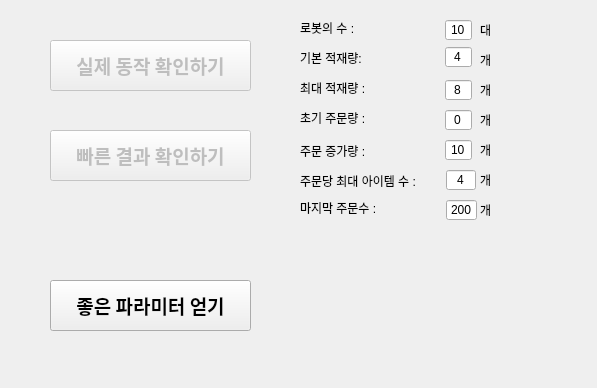
<?xml version="1.0" encoding="UTF-8"?>
<ui version="4.0">
 <class>Form</class>
 <widget class="QWidget" name="Form">
  <property name="geometry">
   <rect>
    <x>0</x>
    <y>0</y>
    <width>597</width>
    <height>388</height>
   </rect>
  </property>
  <property name="windowTitle">
   <string>파라미터 조정창</string>
  </property>
  <widget class="QPushButton" name="buttonRealView">
   <property name="enabled">
    <bool>false</bool>
   </property>
   <property name="geometry">
    <rect>
     <x>50</x>
     <y>40</y>
     <width>201</width>
     <height>51</height>
    </rect>
   </property>
   <property name="font">
    <font>
     <family>맑은 고딕</family>
     <pointsize>14</pointsize>
     <weight>75</weight>
     <bold>true</bold>
    </font>
   </property>
   <property name="text">
    <string>실제 동작 확인하기</string>
   </property>
  </widget>
  <widget class="QPushButton" name="buttonResultView">
   <property name="enabled">
    <bool>false</bool>
   </property>
   <property name="geometry">
    <rect>
     <x>50</x>
     <y>130</y>
     <width>201</width>
     <height>51</height>
    </rect>
   </property>
   <property name="font">
    <font>
     <family>맑은 고딕</family>
     <pointsize>14</pointsize>
     <weight>75</weight>
     <bold>true</bold>
    </font>
   </property>
   <property name="text">
    <string>빠른 결과 확인하기</string>
   </property>
   <property name="checkable">
    <bool>false</bool>
   </property>
   <property name="autoDefault">
    <bool>false</bool>
   </property>
   <property name="default">
    <bool>false</bool>
   </property>
   <property name="flat">
    <bool>false</bool>
   </property>
  </widget>
  <widget class="QLabel" name="label">
   <property name="geometry">
    <rect>
     <x>300</x>
     <y>20</y>
     <width>71</width>
     <height>16</height>
    </rect>
   </property>
   <property name="text">
    <string>로봇의 수 :</string>
   </property>
  </widget>
  <widget class="QLabel" name="label_2">
   <property name="geometry">
    <rect>
     <x>300</x>
     <y>50</y>
     <width>101</width>
     <height>16</height>
    </rect>
   </property>
   <property name="text">
    <string>기본 적재량:</string>
   </property>
  </widget>
  <widget class="QLabel" name="label_3">
   <property name="geometry">
    <rect>
     <x>300</x>
     <y>80</y>
     <width>101</width>
     <height>16</height>
    </rect>
   </property>
   <property name="text">
    <string>최대 적재량 :</string>
   </property>
  </widget>
  <widget class="QLabel" name="label_4">
   <property name="geometry">
    <rect>
     <x>300</x>
     <y>110</y>
     <width>91</width>
     <height>16</height>
    </rect>
   </property>
   <property name="text">
    <string>초기 주문량 :</string>
   </property>
  </widget>
  <widget class="QLabel" name="label_5">
   <property name="geometry">
    <rect>
     <x>300</x>
     <y>143</y>
     <width>91</width>
     <height>16</height>
    </rect>
   </property>
   <property name="text">
    <string>주문 증가량 :</string>
   </property>
  </widget>
  <widget class="QLabel" name="label_6">
   <property name="geometry">
    <rect>
     <x>300</x>
     <y>170</y>
     <width>131</width>
     <height>21</height>
    </rect>
   </property>
   <property name="text">
    <string>주문당 최대 아이템 수 :</string>
   </property>
  </widget>
  <widget class="QLineEdit" name="le_robotnum">
   <property name="geometry">
    <rect>
     <x>445</x>
     <y>20</y>
     <width>27</width>
     <height>20</height>
    </rect>
   </property>
   <property name="text">
    <string>10</string>
   </property>
   <property name="alignment">
    <set>Qt::AlignCenter</set>
   </property>
  </widget>
  <widget class="QLineEdit" name="le_init_batch_size">
   <property name="geometry">
    <rect>
     <x>445</x>
     <y>47</y>
     <width>27</width>
     <height>20</height>
    </rect>
   </property>
   <property name="text">
    <string>4</string>
   </property>
   <property name="alignment">
    <set>Qt::AlignCenter</set>
   </property>
  </widget>
  <widget class="QLineEdit" name="le_max_batch_size">
   <property name="geometry">
    <rect>
     <x>445</x>
     <y>80</y>
     <width>27</width>
     <height>20</height>
    </rect>
   </property>
   <property name="text">
    <string>8</string>
   </property>
   <property name="alignment">
    <set>Qt::AlignCenter</set>
   </property>
  </widget>
  <widget class="QLineEdit" name="le_init_ordernum">
   <property name="geometry">
    <rect>
     <x>445</x>
     <y>110</y>
     <width>27</width>
     <height>20</height>
    </rect>
   </property>
   <property name="text">
    <string>0</string>
   </property>
   <property name="alignment">
    <set>Qt::AlignCenter</set>
   </property>
  </widget>
  <widget class="QLineEdit" name="le_update_ordernum">
   <property name="geometry">
    <rect>
     <x>445</x>
     <y>140</y>
     <width>27</width>
     <height>20</height>
    </rect>
   </property>
   <property name="text">
    <string>10</string>
   </property>
   <property name="alignment">
    <set>Qt::AlignCenter</set>
   </property>
  </widget>
  <widget class="QLineEdit" name="le_max_itemnum">
   <property name="geometry">
    <rect>
     <x>446</x>
     <y>170</y>
     <width>30</width>
     <height>20</height>
    </rect>
   </property>
   <property name="text">
    <string>4</string>
   </property>
   <property name="alignment">
    <set>Qt::AlignCenter</set>
   </property>
  </widget>
  <widget class="QLabel" name="label_7">
   <property name="geometry">
    <rect>
     <x>300</x>
     <y>200</y>
     <width>91</width>
     <height>16</height>
    </rect>
   </property>
   <property name="text">
    <string>마지막 주문수 : </string>
   </property>
  </widget>
  <widget class="QLineEdit" name="le_max_ordercall">
   <property name="geometry">
    <rect>
     <x>446</x>
     <y>200</y>
     <width>31</width>
     <height>20</height>
    </rect>
   </property>
   <property name="text">
    <string>200</string>
   </property>
   <property name="alignment">
    <set>Qt::AlignCenter</set>
   </property>
  </widget>
  <widget class="QLabel" name="label_8">
   <property name="geometry">
    <rect>
     <x>480</x>
     <y>50</y>
     <width>56</width>
     <height>20</height>
    </rect>
   </property>
   <property name="text">
    <string>개</string>
   </property>
  </widget>
  <widget class="QLabel" name="label_9">
   <property name="geometry">
    <rect>
     <x>480</x>
     <y>80</y>
     <width>56</width>
     <height>20</height>
    </rect>
   </property>
   <property name="text">
    <string>개</string>
   </property>
  </widget>
  <widget class="QLabel" name="label_10">
   <property name="geometry">
    <rect>
     <x>480</x>
     <y>110</y>
     <width>56</width>
     <height>20</height>
    </rect>
   </property>
   <property name="text">
    <string>개</string>
   </property>
  </widget>
  <widget class="QLabel" name="label_11">
   <property name="geometry">
    <rect>
     <x>480</x>
     <y>140</y>
     <width>56</width>
     <height>20</height>
    </rect>
   </property>
   <property name="text">
    <string>개</string>
   </property>
  </widget>
  <widget class="QLabel" name="label_12">
   <property name="geometry">
    <rect>
     <x>480</x>
     <y>170</y>
     <width>56</width>
     <height>20</height>
    </rect>
   </property>
   <property name="text">
    <string>개</string>
   </property>
  </widget>
  <widget class="QLabel" name="label_13">
   <property name="geometry">
    <rect>
     <x>480</x>
     <y>200</y>
     <width>56</width>
     <height>20</height>
    </rect>
   </property>
   <property name="text">
    <string>개</string>
   </property>
  </widget>
  <widget class="QLabel" name="label_14">
   <property name="geometry">
    <rect>
     <x>480</x>
     <y>20</y>
     <width>56</width>
     <height>20</height>
    </rect>
   </property>
   <property name="text">
    <string>대</string>
   </property>
  </widget>
  <widget class="QPushButton" name="buttonGoodParam">
   <property name="enabled">
    <bool>true</bool>
   </property>
   <property name="geometry">
    <rect>
     <x>50</x>
     <y>280</y>
     <width>201</width>
     <height>51</height>
    </rect>
   </property>
   <property name="font">
    <font>
     <family>맑은 고딕</family>
     <pointsize>14</pointsize>
     <weight>75</weight>
     <bold>true</bold>
    </font>
   </property>
   <property name="text">
    <string>좋은 파라미터 얻기</string>
   </property>
   <property name="checkable">
    <bool>false</bool>
   </property>
   <property name="autoDefault">
    <bool>false</bool>
   </property>
   <property name="default">
    <bool>false</bool>
   </property>
   <property name="flat">
    <bool>false</bool>
   </property>
  </widget>
 </widget>
 <resources/>
 <connections/>
</ui>
